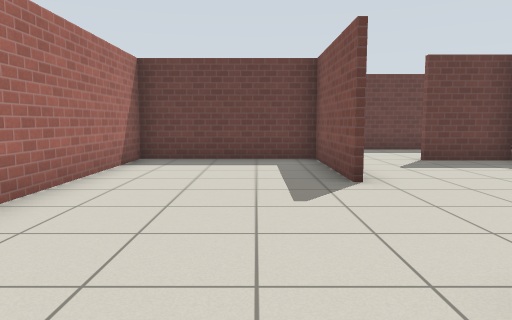
view 1 (above)

12 first-person views from a walk through a Gazebo world. The camera is 0.94 m above the floor, tilts 6° down and sees 70° across. The floor is counted in squares, 1 m on a side. Each view is taken from the middle of a square. On the plan, view 1 faces up. The plan holds only what a view shows up to about 13 squares ahead; the rest is blank. Simple patterns stand in for the simulator's built-in surfaces.

view 2
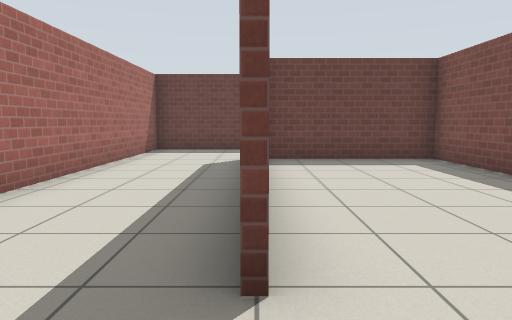

view 3
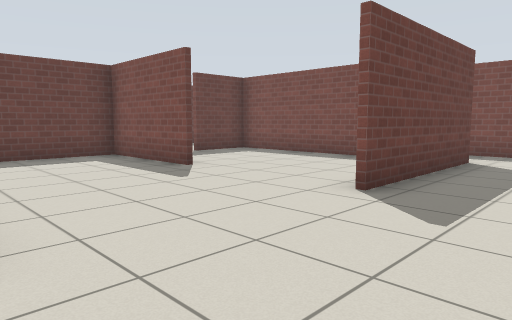

view 4
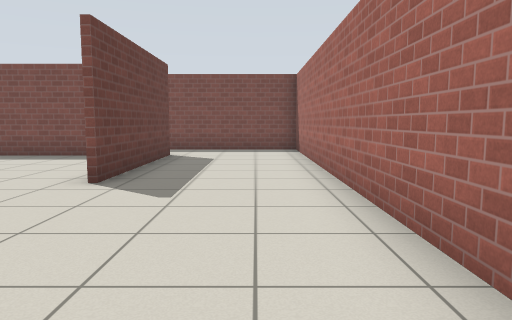

view 5
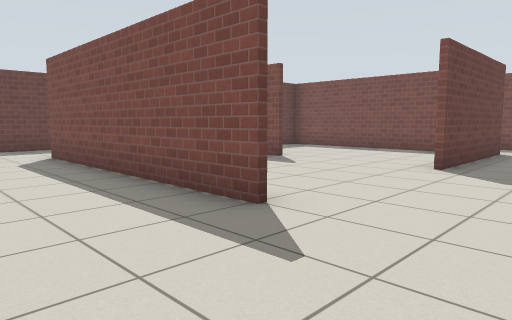

view 6
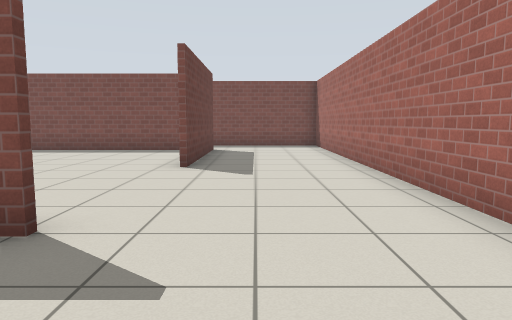

view 7
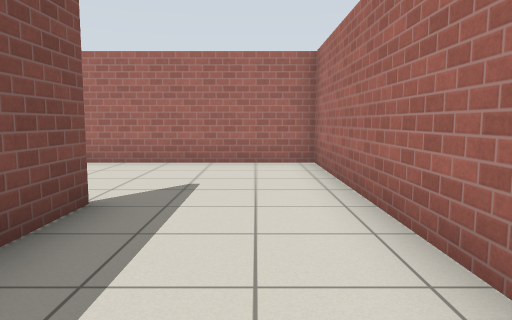

view 8
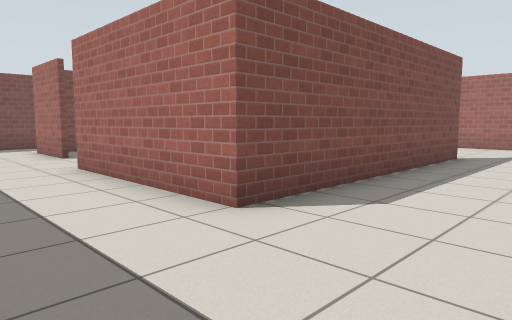

view 9
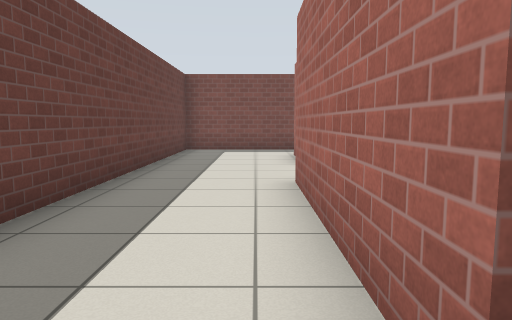

view 10
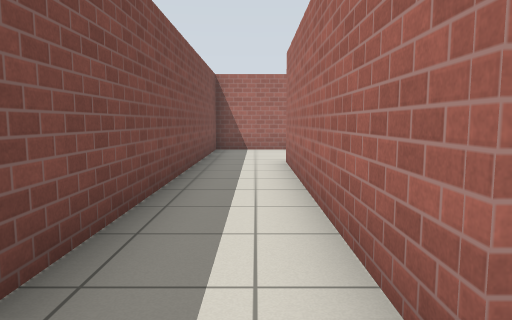

view 11
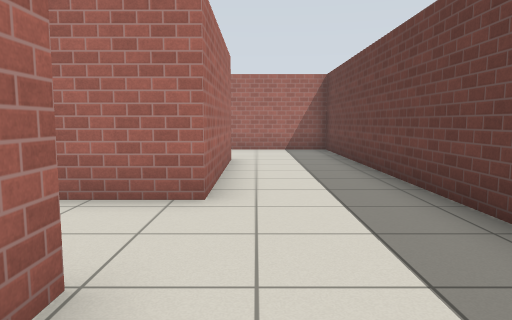

view 12
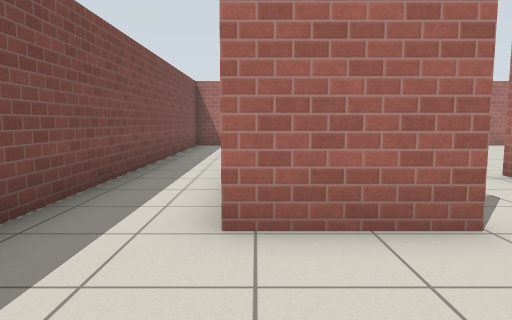

### Floor plan
Points are (right, up) in squares from view 1. A wall is a line through its corners. A room is listed if a view was taken in it or the views show most of it. See-through windows are left out.
Room 1 (views 1, 2, 3, 4, 5, 6, 7, 8, 9, 10, 11, 12)
walls: (1.5, 5.6) (1.5, 9.2) (-2.9, 9.2) (-2.9, 4); (4, 8.9) (6.3, 8.9) (6.3, 1.4) (1.5, 1.4); (-3.1, 1.9) (-3.1, 9.4) (1.7, 9.4) (1.7, 7.6); (6.1, 2.5) (6.1, 8.8) (4, 8.8); (8.3, 12.3) (-6.4, 12.3) (-6.4, -2.4) (8.3, -2.4) (8.3, 12.3)

Where each view was taken, in squares from view 1:
view 1: 0 up, 0 right, facing up
view 2: 0 up, 3 left, facing up
view 3: 1 down, 3 left, facing up-right
view 4: 1 down, 4 left, facing right
view 5: 1 down, 6 left, facing up-right
view 6: 0 up, 6 left, facing right
view 7: 6 up, 5 left, facing down
view 8: 12 up, 6 left, facing down-right
view 9: 10 up, 4 left, facing right
view 10: 10 up, 7 right, facing down
view 11: 10 up, 6 right, facing left
view 12: 12 up, 6 right, facing down
